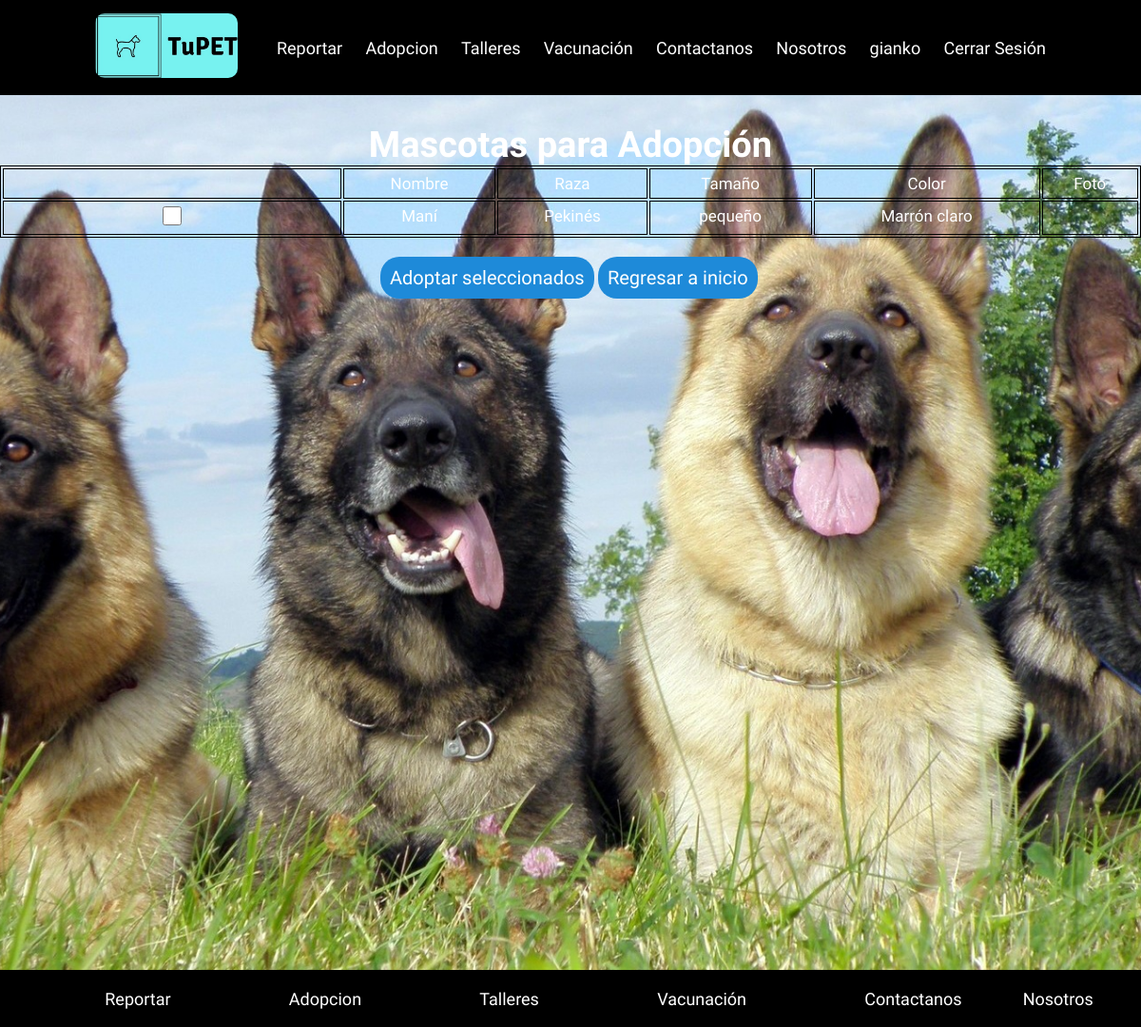
Before: /paginas/adopcion.php (signed in) with the older database file.
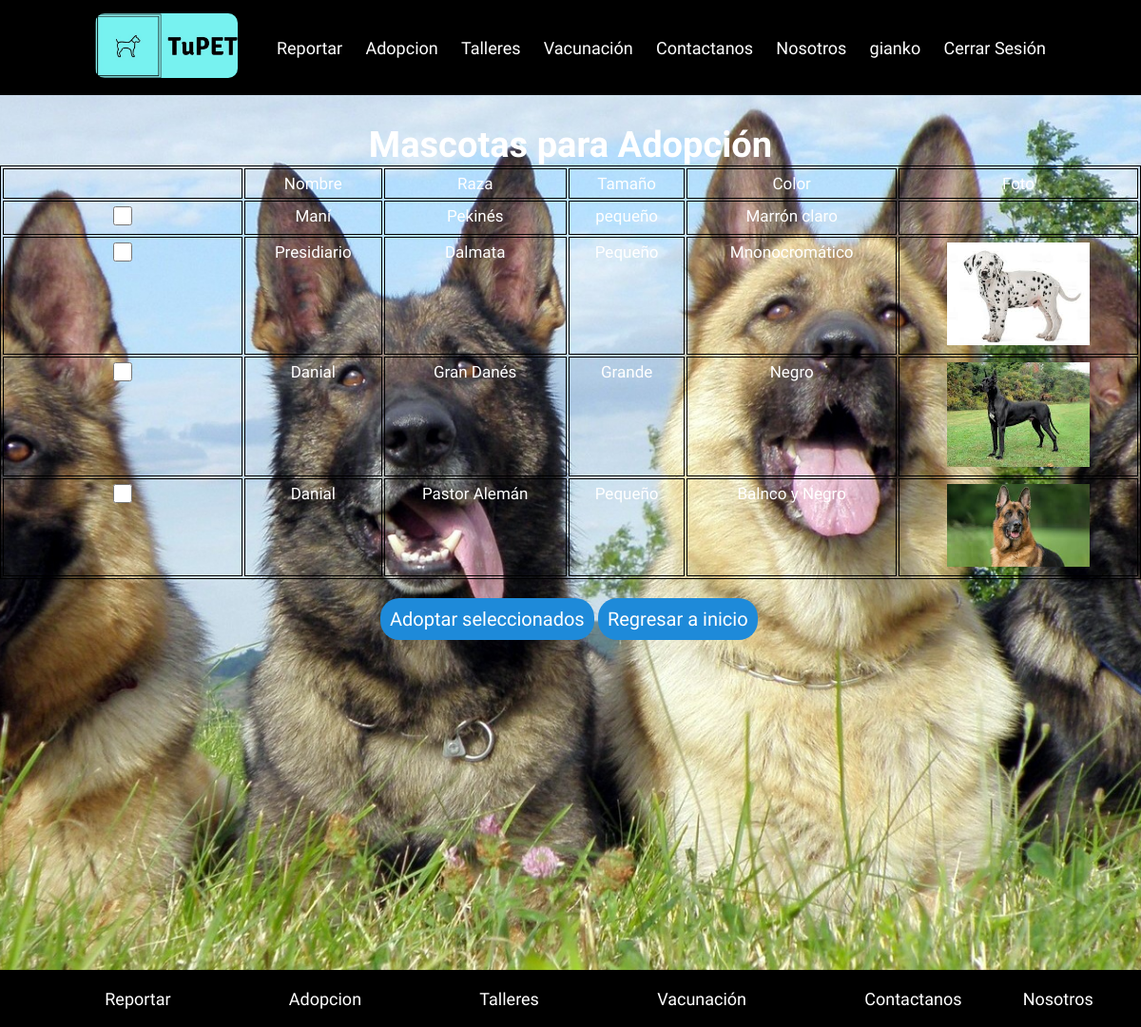
After: the same page with the newer database file.
### tables this page shows
CREATE TABLE `mascotas` (
  `id` int(11) NOT NULL,
  `nombre` varchar(150) DEFAULT NULL,
  `id_dueno` int(11) DEFAULT NULL,
  `raza` varchar(100) DEFAULT NULL,
  `color` varchar(80) DEFAULT NULL,
  `tamano` varchar(80) DEFAULT NULL,
  `foto` varchar(200) DEFAULT NULL
);

### Funciones/variables.php (called while the page is built, shortened)
<?php
$tab_mascota="mascotas";
$id_mascota="id";
$nom_mascota="nombre";
$due_mascota="id_dueno";
$raza_mascota="raza";
$color_mascota="color";
$tam_mascota="tamano";
$foto_mascota="foto";
?>

### paginas/adopcion.php (the view, shortened to what this page needs)
<?php
include_once ('../Funciones/variables.php');
$pdo=new PDO("mysql:host=localhost;dbname=$dbname;charset=utf8","root","");
$sql="SELECT * FROM $tab_mascota WHERE $due_mascota IS NULL ORDER BY $id_mascota ASC";
?>
<!DOCTYPE html>
<html lang="en">
<head>
    <link rel="stylesheet" href="../estilos/estilonosotros.css">
    <link rel="stylesheet" href="../estilos/estilos_tabla.css">
</head>
<body>
<?php include ('../Funciones/cabecera_resto.php') ?>
<div class="contenido-adopcion">
    <h2>Mascotas para Adopción</h2>
    <form action="../Funciones/procesar_adopcion.php" method="post">
        <table>
            <tr>
                <td></td>
                <td>Nombre</td>
                <td>Raza</td>
                <td>Tamaño</td>
                <td>Color</td>
                <td>Foto</td>
            </tr>
            <?php
                foreach($pdo->query($sql) as $fila){ ?>
                    <tr>
                        <td><input type="checkbox" name="<?php echo $fila[$id_mascota] ?>" value="1"></td>
                        <td><?php echo $fila[$nom_mascota] ?></td>
                        <td><?php echo $fila[$raza_mascota] ?></td>
                        <td><?php echo $fila[$tam_mascota] ?></td>
                        <td><?php echo $fila[$color_mascota] ?></td>
                        <td><?php if($fila[$foto_mascota]!=NULL){ ?>
                        <img src=<?php echo $fila[$foto_mascota] ?> alt="foto <?php echo $fila[$nom_mascota] ?>" width="150" > <?php } ?>
                        </td>
                    </tr>
                    <?php
                    }
            ?>
        </table>
        <div class="botones_adopcion">
            <button type="submit">Adoptar seleccionados</button>
            <button type="submit" name="b">Regresar a inicio</button>
        </div>
    </form>
</div>
<?php include ('../Funciones/footer_resto.php') ?>
</body>
</html>

### Funciones/cabecera_resto.php
<header class="site-header inicio">
    <div class='contenedor contenido-header' id="myHeader">
        <div class="barra">
            <a href="../index.php"><img src="../Imagenes/TuPET.jpg" alt="Logo" width="150px" class="logo"></a>
            <nav class="navegacion">
                <a href="../paginas/reportar_mascota.php" class="a">Reportar</a>
                <a href="../paginas/adopcion.php" class="a">Adopcion</a>
                <a href="../paginas/talleres.php" class="a">Talleres</a>
                <a href="../paginas/vacunacion.php" class="a">Vacunación</a>
                <a href="../paginas/contactar.php" class="a">Contactanos</a>
                <a href="../paginas/quienes_somos.php" class="a">Nosotros</a>
                <?php if(isset($_SESSION["id"])){ ?>
                <a href="../paginas/usuario.php" class="a"><?php echo $_SESSION["usuario"] ?></a>
                <a href="../Funciones/cerrar_session.php" class="a">Cerrar Sesión</a>
                <?php }else{ ?>
                <a href="../paginas/login.php" class="a">Iniciar Sesion</a>
                <a href="../paginas/registrarse.php" class="a">Registrarse</a>
                <?php } ?>
            </nav>
        </div>
    </div>
</header>

### Funciones/footer_resto.php
<footer class="footer">
        <div class="contenedor contenedor-footer">
            <nav class="navegacion nav_footer">
                <a href="../paginas/reportar_mascota.php" class="a">Reportar</a>
                <a href="../paginas/adopcion.php" class="a">Adopcion</a>
                <a href="../paginas/talleres.php" class="a">Talleres</a>
                <a href="../paginas/vacunacion.php" class="a">Vacunación</a>
                <a href="../paginas/contactar.php" class="a">Contactanos</a>
                <a href="../paginas/quienes_somos.php" class="a">Nosotros</a>
            </nav>
        </div>
    </footer>

### estilos/estilonosotros.css (style rules this page uses)
* { padding: 0; margin:0; }
html { font-size: 62.5%; }
body { font-family: 'Indie Flower', cursive; font-size: 1.7rem; }
body h1,h2,h3 { display:flex; font-size :3.8rem; justify-content: center; }
.logo { border-radius: 10px; }
.contenedor { max-width: 100%; height: 10rem; background-color: black; }
.barra { display:flex; justify-content: space-between; align-items: center; margin:0 auto; width:100rem; height:100%; }
.navegacion a { color:white; text-decoration: none; margin-right:2rem; font-size: 1.8rem; }
.navegacion a:last-of-type { margin:0; }
.contenido-header { display: flex; flex-direction: column; justify-content: space-between; width:100%; position: fixed; }
.contenedor-footer { display:flex; background-color: black; width: 100%; height: 6rem; align-items: center; justify-content: center; left: 0; bottom: 0; }
.nav_footer a { margin:6rem; }
.contenido-adopcion { background-image: url('../Imagenes/perros_adopcion.jpg'); }
.contenedor-vacunacion,.contenido_talleres,.contenido-adopcion,.contenido_somos,.contenido-reportar ,.contenido_usuario,.contenido_infvacunacion, .contenido_taller { padding-top:13rem; padding-bottom: 9rem; height:100vh; background-position: center center; background-size: cover; }

### estilos/estilos_tabla.css (style rules this page uses)
h2 { color:white; }
table { width: 100%; border: 1px solid #000; }
th, td { text-align: center; vertical-align: top; border: 1px solid #000; border-collapse: collapse; padding: 0.3em; caption-side: bottom; color:white; }
a { color:white; text-decoration: none; margin-right:2rem; font-size: 1.8rem; }
button { background-color:#1E8AD9; border: 0; padding: 10px; font-size: 2rem; font-family: 'Indie Flower', cursive; color:white; border-radius: 20px; }
.botones_adopcion { margin: 2rem auto; width: 40rem; }
input { border-radius: 8px; background-color: #a8c2d5; border:0; padding: 10px; font-family: 'Indie Flower', cursive; width: 15rem; height: 2rem; }

Changed rows visible on the page:
added mascotas: nombre "Presidiario", raza "Dalmata", tamano "Pequeño", color "Mnonocromático", foto (picture)
added mascotas: nombre "Danial", raza "Gran Danés", tamano "Grande", color "Negro", foto (picture)
added mascotas: nombre "Danial", raza "Pastor Alemán", tamano "Pequeño", color "Balnco y Negro", foto (picture)
